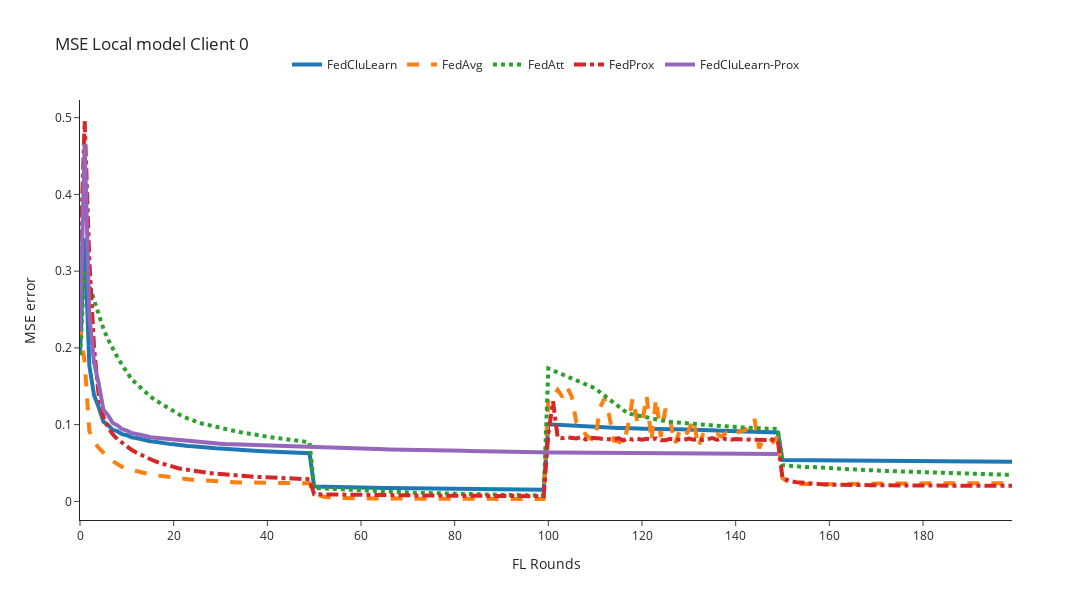
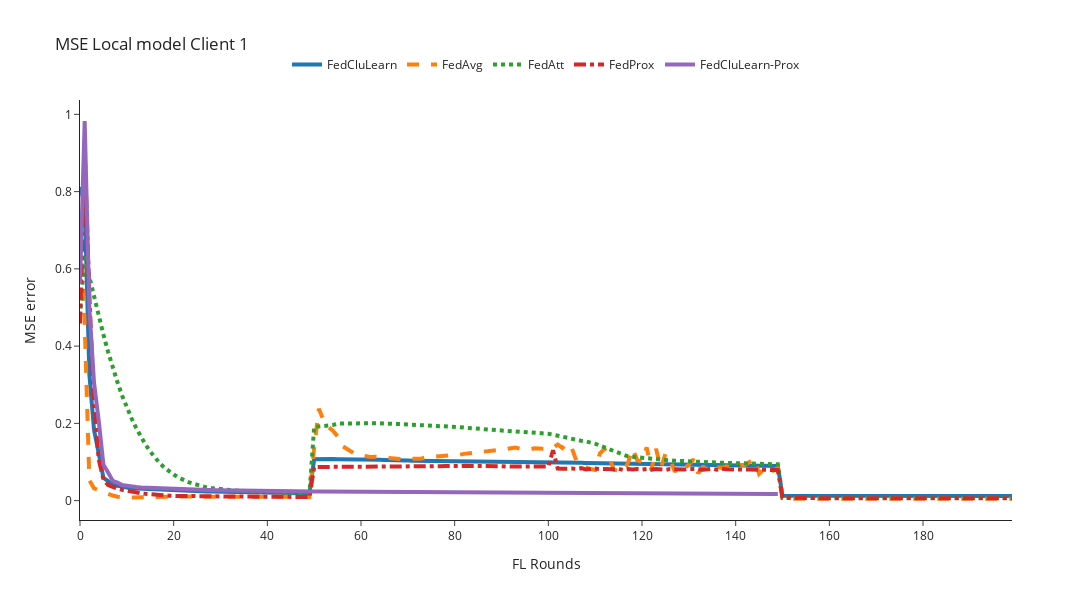
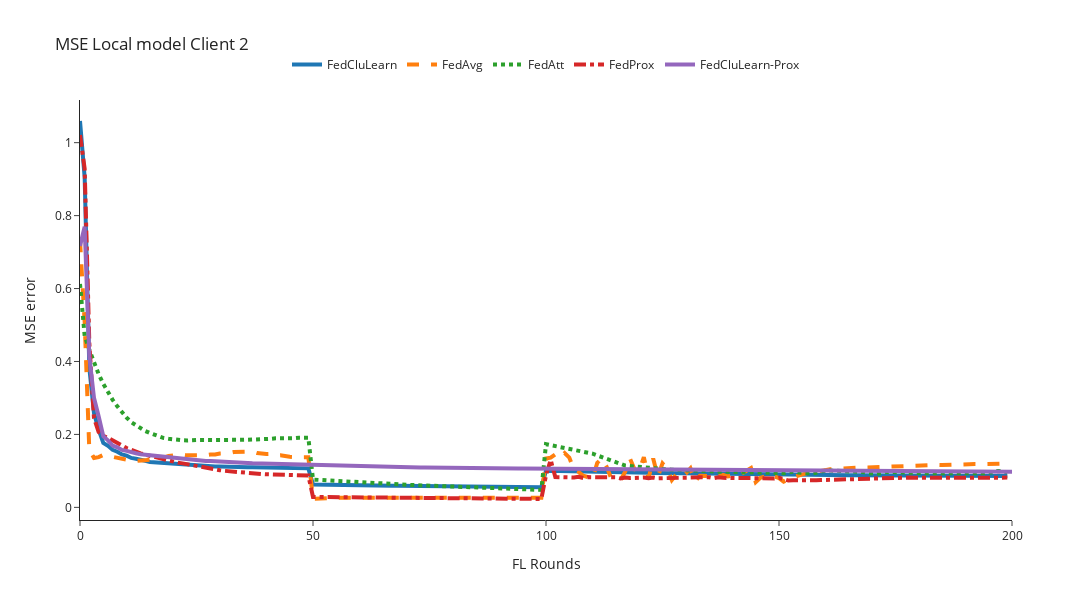

The cell these charts' notebook holds for them, in order:
### Code cell
for client_id in [0,1,2]:
    n_rounds, y = preprocessing_results(filenames=local_filenames, client_id=client_id, mse_column='mse')
    plot_plotly(n_rounds, y, title=f'MSE Local model Client {client_id}', y_axis_title='MSE error')

### Figure 1 — Plotly figure (JSON) as saved in the notebook; plotly's stock layout.template omitted (floating-point values rounded to 4 significant figures; data arrays with more than 128 entries replaced by an {"elided": "..."} marker saying what was removed)
{"data": [{"line": {"dash": "solid", "width": 4}, "mode": "lines", "name": "FedCluLearn", "type": "scatter", "x": {"elided": "201 int values"}, "y": {"elided": "200 float values"}}, {"line": {"dash": "dash", "width": 4}, "mode": "lines", "name": "FedAvg", "type": "scatter", "x": {"elided": "201 int values"}, "y": {"elided": "200 float values"}}, {"line": {"dash": "dot", "width": 4}, "mode": "lines", "name": "FedAtt", "type": "scatter", "x": {"elided": "201 int values"}, "y": {"elided": "200 float values"}}, {"line": {"dash": "dashdot", "width": 4}, "mode": "lines", "name": "FedProx", "type": "scatter", "x": {"elided": "201 int values"}, "y": {"elided": "200 float values"}}, {"line": {"dash": "solid", "width": 4}, "mode": "lines", "name": "FedCluLearn-Prox", "type": "scatter", "x": {"elided": "201 int values"}, "y": {"elided": "150 float values"}}], "layout": {"height": 600, "legend": {"orientation": "h", "x": 0.5, "xanchor": "center", "y": 1.05, "yanchor": "bottom"}, "title": {"text": "MSE Local model Client 0"}, "width": 1200, "xaxis": {"title": {"text": "FL Rounds"}}, "yaxis": {"title": {"text": "MSE error"}}}}

### Figure 2 — Plotly figure (JSON) as saved in the notebook; plotly's stock layout.template omitted (floating-point values rounded to 4 significant figures; data arrays with more than 128 entries replaced by an {"elided": "..."} marker saying what was removed)
{"data": [{"line": {"dash": "solid", "width": 4}, "mode": "lines", "name": "FedCluLearn", "type": "scatter", "x": {"elided": "201 int values"}, "y": {"elided": "200 float values"}}, {"line": {"dash": "dash", "width": 4}, "mode": "lines", "name": "FedAvg", "type": "scatter", "x": {"elided": "201 int values"}, "y": {"elided": "200 float values"}}, {"line": {"dash": "dot", "width": 4}, "mode": "lines", "name": "FedAtt", "type": "scatter", "x": {"elided": "201 int values"}, "y": {"elided": "200 float values"}}, {"line": {"dash": "dashdot", "width": 4}, "mode": "lines", "name": "FedProx", "type": "scatter", "x": {"elided": "201 int values"}, "y": {"elided": "200 float values"}}, {"line": {"dash": "solid", "width": 4}, "mode": "lines", "name": "FedCluLearn-Prox", "type": "scatter", "x": {"elided": "201 int values"}, "y": {"elided": "150 float values"}}], "layout": {"height": 600, "legend": {"orientation": "h", "x": 0.5, "xanchor": "center", "y": 1.05, "yanchor": "bottom"}, "title": {"text": "MSE Local model Client 1"}, "width": 1200, "xaxis": {"title": {"text": "FL Rounds"}}, "yaxis": {"title": {"text": "MSE error"}}}}

### Figure 3 — Plotly figure (JSON) as saved in the notebook; plotly's stock layout.template omitted (floating-point values rounded to 4 significant figures; data arrays with more than 128 entries replaced by an {"elided": "..."} marker saying what was removed)
{"data": [{"line": {"dash": "solid", "width": 4}, "mode": "lines", "name": "FedCluLearn", "type": "scatter", "x": {"elided": "201 int values"}, "y": {"elided": "200 float values"}}, {"line": {"dash": "dash", "width": 4}, "mode": "lines", "name": "FedAvg", "type": "scatter", "x": {"elided": "201 int values"}, "y": {"elided": "200 float values"}}, {"line": {"dash": "dot", "width": 4}, "mode": "lines", "name": "FedAtt", "type": "scatter", "x": {"elided": "201 int values"}, "y": {"elided": "200 float values"}}, {"line": {"dash": "dashdot", "width": 4}, "mode": "lines", "name": "FedProx", "type": "scatter", "x": {"elided": "201 int values"}, "y": {"elided": "200 float values"}}, {"line": {"dash": "solid", "width": 4}, "mode": "lines", "name": "FedCluLearn-Prox", "type": "scatter", "x": {"elided": "201 int values"}, "y": {"elided": "300 float values"}}], "layout": {"height": 600, "legend": {"orientation": "h", "x": 0.5, "xanchor": "center", "y": 1.05, "yanchor": "bottom"}, "title": {"text": "MSE Local model Client 2"}, "width": 1200, "xaxis": {"title": {"text": "FL Rounds"}}, "yaxis": {"title": {"text": "MSE error"}}}}
